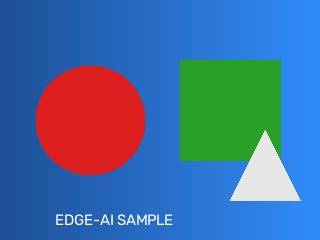
#> input picture opencv-experiments/sample.jpg, 320 x 240 px
$ python 03_image_display.py
#> lines starting #> are read from the running program, lines starting #| are printed output that depends on the picture
"""
imshow: displaying images, grayscale vs RGB, colorbars.

Why this matters: sanity-checking preprocessing visually (did the resize/crop/
normalize actually do what I think it did?) catches bugs that print statements
alone miss.
"""

import os
import numpy as np
import matplotlib.pyplot as plt
import matplotlib.image as mpimg

HERE = os.path.dirname(os.path.abspath(__file__))
SAMPLE_IMAGE_PATH = os.path.join(HERE, "..", "opencv-experiments", "sample.jpg")

if not os.path.exists(SAMPLE_IMAGE_PATH):
    raise FileNotFoundError(
        f"Expected sample image at {SAMPLE_IMAGE_PATH}. "
        "Run opencv-experiments/generate_sample_image.py first."
    )

img_rgb = mpimg.imread(SAMPLE_IMAGE_PATH)  # matplotlib reads as RGB
#> img_rgb is the input picture: shape (240, 320, 3); mean R, G, B 69.2, 110.1, 158.4

# Convert to grayscale using the standard luminance-weighted formula
# (matches how human eyes perceive brightness -- green contributes most).
gray = np.dot(img_rgb[..., :3], [0.299, 0.587, 0.114]).astype(np.uint8)
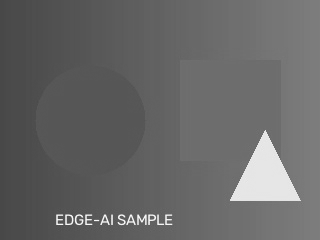
#> gray: shape (240, 320); min 72, max 249, mean 102.9

fig, axes = plt.subplots(1, 3, figsize=(13, 4))

axes[0].imshow(img_rgb)
axes[0].set_title(f"RGB image\nshape={img_rgb.shape}")
axes[0].axis("off")

im = axes[1].imshow(gray, cmap="gray")
axes[1].set_title(f"Grayscale\nshape={gray.shape}")
axes[1].axis("off")
fig.colorbar(im, ax=axes[1], fraction=0.046, pad=0.04, label="intensity")

# Show just the red channel with a colorbar, to make single-channel data concrete.
im2 = axes[2].imshow(img_rgb[:, :, 0], cmap="Reds")
axes[2].set_title("Red channel only")
axes[2].axis("off")
fig.colorbar(im2, ax=axes[2], fraction=0.046, pad=0.04, label="red intensity")

fig.tight_layout()
out_path = os.path.join(HERE, "03_image_display.png")
fig.savefig(out_path, dpi=120)
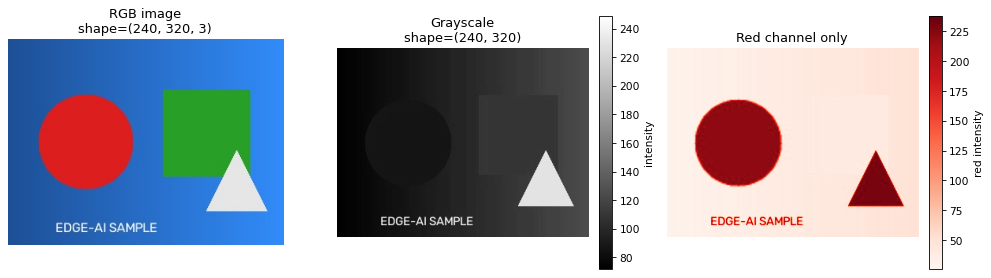
#> figure drawn by matplotlib, 5 panels
print(f"Saved {out_path}")
print(f"RGB shape: {img_rgb.shape}, dtype: {img_rgb.dtype}")
#| RGB shape: (240, 320, 3), dtype: uint8
print(f"Grayscale shape: {gray.shape}, dtype: {gray.dtype}")
#| Grayscale shape: (240, 320), dtype: uint8
